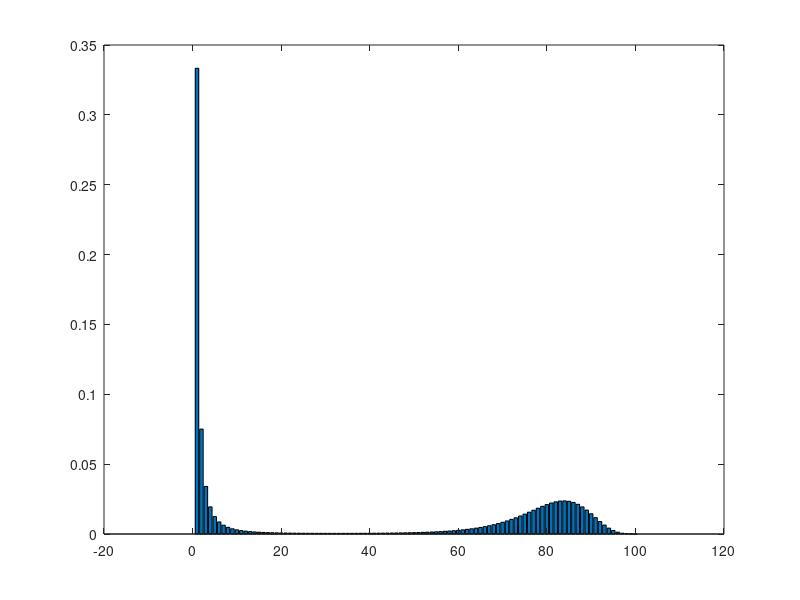

MATLAB code for this plot:
% SIR model. 
% Calcualte the final size distribution as well as the full vector p.

N = 100;                       
beta = 2/(N-1);
gamma = 1;

Psi = (N+1)*(N+2)/2;
final_size = zeros(N+1,1);

p_vec = zeros(Psi,1);
p_vec(2) = 1;

i = 1;

for Z2 = 0:N;
    
    final_size(Z2+1) = p_vec(i);
    
    i = i + 1;
   
    for Z1 = Z2+1:N-1

        p1 = 1 / ( 1 + gamma/(beta*(N-Z1)));
        
        p_vec(i+1) = p_vec(i+1)+ p_vec(i)*p1;
        p_vec(i + N - Z2) = p_vec(i + N - Z2)+ p_vec(i)*(1-p1);
    
        i = i + 1;    
       
    end
    
    if Z2<N
       
        p_vec(i+N-Z2) = p_vec(i+N-Z2)+ p_vec(i);
        i = i + 1;
        
    end
    
end

bar(0:N,final_size);